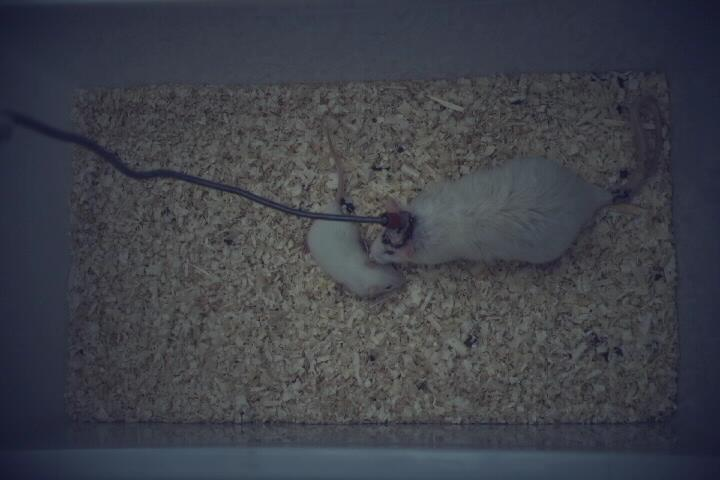
%> input picture Examples/Demo programs/Vision/Video Processing Machine/W_L_Subject 14 07 2017 (social behaviour)/Subject 24 Session 02/720x480.jpg, 720 x 480 px
$ octave reconstruct_02.m   (GNU Octave 9; MATLAB toolbox functions it lacks are replaced by stand-ins)
%> lines starting %> are read from the running program, lines starting %| are printed output that depends on the picture
%
% (c) 2017 Alexei A. Morozov
%
% This Matlab script creates the inverse matrix of
% projective transformation and reconstructs source
% image of given scene.
%
clc;
close('all');
clear('all');
%
InputImage= '720x480.jpg';
%
disp(['Input image: ',InputImage]);
%
% Input data:
%
% input_points
% m-by-2, double matrix containing the x- and y-coordinates
% of defining points in physical space (in meters).
% base_points
% m-by-2, double matrix containing the x- and y-coordinates
% of defining points in the video (in pixels).
%
%      For instance:
%          Point (Col,Row) (pixels)  (X,Y) (meters)
%              1 (64,88)             (0,6.715)
%              2 (211,40)            (11.16,6.70)
%              3 (349,184)           (15.45,1.90)
%              4 (39,187)            (0,0)
%
% input_points= [0,  6.715; 11.16, 6.70; 15.45, 1.90; 0,  0];
% base_points=  [64, 88;    211,   40;   349,   184;  39, 187];
%
input_points= [ 0,  0; 0.56,  0; 0.56, 0.30;  0, 0.30];
base_points= [69.00,82.75;668.75,68.75;679.50,423.00;64.50,422.50];
%
ExpectedMinimalX= -1; % [meters]
ExpectedMaximalX=  1; % [meters]
ExpectedMinimalY= -1; % [meter]
ExpectedMaximalY=  1; % [meters]
%
disp(['Expected minimal X: ',num2str(ExpectedMinimalX),' [m]']);
disp(['Expected maximal X: ',num2str(ExpectedMaximalX),' [m]']);
disp(['Expected minimal Y: ',num2str(ExpectedMinimalY),' [m]']);
disp(['Expected maximal Y: ',num2str(ExpectedMaximalY),' [m]']);
%
disp('X,Y co-ordinates of defining points in meters:');
disp(num2str(input_points,' %0.4f'));
disp('X,Y co-ordinates of defining points in pixels:');
disp(num2str(base_points,' %0.4f'));
%
t_proj= cp2tform(input_points,base_points,'projective');
T= t_proj.tdata.T;
M= t_proj.tdata.Tinv;
%
disp('Projective transformation matrix:');
disp(num2str(T,' %0.4f'));
%
disp('Inverse matrix of projective transformation:');
disp(num2str(M,' %0.4f'));
disp('This matrix is to be used in the demos.');
%
disp('=======================================');
disp('Self-check (1): Image -> Physical space');
disp('=======================================');
%
for n=1:4,
	u= base_points(n,1);
	v= base_points(n,2);
	disp(['Expected: u=',num2str(u),' v=',num2str(v)]);
	x= input_points(n,1);
	y= input_points(n,2);
	Q= T'*[x;y;1];
	Q= Q / Q(3);
	u= Q(1);
	v= Q(2);
	disp(['Obtained: u=',num2str(u),' v=',num2str(v)]);
end;
%
disp('=======================================');
disp('Self-check (2): Physical space -> Image');
disp('=======================================');
%
for n=1:4,
	x= input_points(n,1);
	y= input_points(n,2);
	disp(['Expected: x=',num2str(x),' y=',num2str(y)]);
	u= base_points(n,1);
	v= base_points(n,2);
	Q= M'*[u;v;1];
	Q= Q / Q(3);
	x= Q(1);
	y= Q(2);
	disp(['Obtained: x=',num2str(x),' y=',num2str(y)]);
end;
%
disp('=======================================');
disp('Read and display input image');
disp('=======================================');
%
Iin= imread(InputImage);
%> Iin is the input picture: size 480x720x3 uint8; mean R, G, B 62.7, 65, 72.7
%
Fig= 1001;
figure(Fig);
set(figure(Fig),'Color',[1,1,1]);
set(figure(Fig),'NumberTitle','off');
set(figure(Fig),'name',['Transformed image: ',InputImage]);
%
imshow(Iin);
%
title(	['Transformed image: ',InputImage],...
	'FontName','Arial',...
	'FontSize',18,...
	'FontWeight','bold',...
	'interpreter','none');
set(gca,'FontName','Arial');
set(gca,'FontSize',18);
set(gca,'FontWeight','bold');
%
disp('=======================================');
disp('Reconstruct and display source image');
disp('=======================================');
%
Matrix= im2double(Iin);
[Height,Width,N3]= size(Matrix);
%> Height = 480; Width = 720; N3 = 3
%
W= zeros(Height,Width);
H= zeros(Height,Width);
%
for n=1:Width,
	for m=1:Height;
		Vector1= [n;m;1];
		Vector2= M'*Vector1;
		Vector3= Vector2 / Vector2(3);
		W(m,n)= Vector3(1);
		H(m,n)= Vector3(2);
	end;
end;
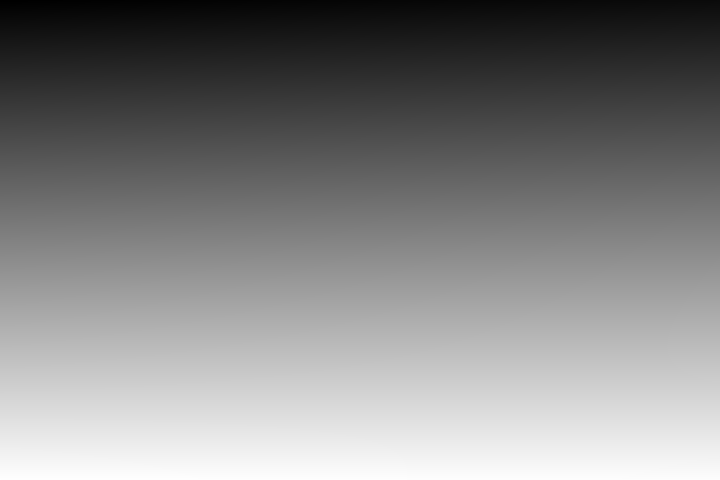
%> H: size 480x720 double; min -0.0763, max 0.35, mean 0.143; drawn with min black and max white
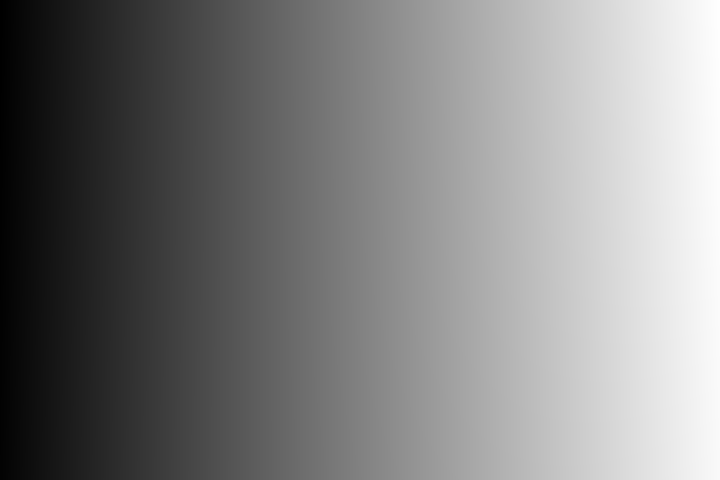
%> W: size 480x720 double; min -0.068, max 0.608, mean 0.274; drawn with min black and max white
%
for n=1:Width,
	for m=1:Height;
		V1= W(m,n);
		V2= H(m,n);
		if V1 < ExpectedMinimalX,
			V1= ExpectedMinimalX;
		end;
		if V1 > ExpectedMaximalX,
			V1= ExpectedMaximalX;
		end;
		if V2 < ExpectedMinimalY,
			V2= ExpectedMinimalY;
		end;
		if V2 > ExpectedMaximalY,
			V2= ExpectedMaximalY;
		end;
		W(m,n)= V1;
		H(m,n)= V2;
	end;
end;
%
MinW= min(min(W));
%> MinW = -0.068
MaxW= max(max(W));
%> MaxW = 0.608
MinH= min(min(H));
%> MinH = -0.0763
MaxH= max(max(H));
%> MaxH = 0.35
%
W= (W - MinW) ./ (MaxW - MinW) * (Width - 1) + 1;
H= (H - MinH) ./ (MaxH - MinH) * (Height - 1) + 1;
%
D= zeros(Height,Width,N3);
%
for n=1:Width,
	for m=1:Height;
		M1= round(H(m,n));
		if M1 < 1 || M1 > Height,
			continue;
		end;
		N1= round(W(m,n));
		if N1 < 1 || N1 > Width,
			continue;
		end;
		D(M1,N1,:)= Matrix(m,n,:);
	end;
end;
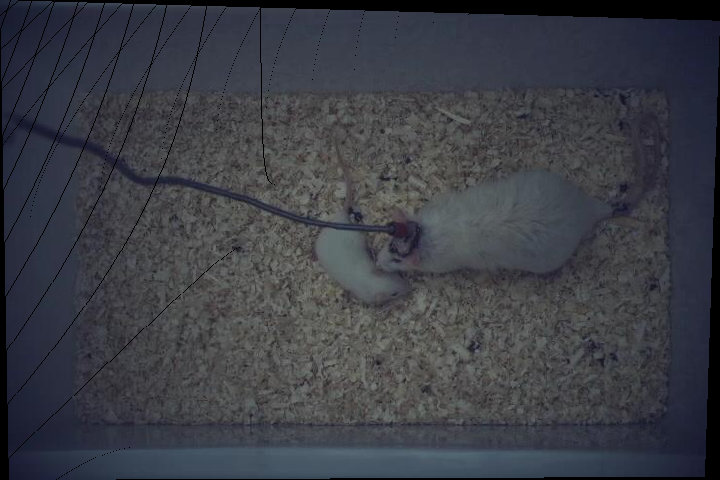
%> D: size 480x720x3 double; mean R, G, B 0.234, 0.242, 0.271
%
output= D;
%
Fig= 1002;
figure(Fig);
set(figure(Fig),'Color',[1,1,1]);
set(figure(Fig),'NumberTitle','off');
set(figure(Fig),'name','Reconstructed image');
%
imshow(output);
%
title(	'Reconstructed image',...
	'FontName','Arial',...
	'FontSize',18,...
	'FontWeight','bold',...
	'interpreter','none');
set(gca,'FontName','Arial');
set(gca,'FontSize',18);
set(gca,'FontWeight','bold');
%
imwrite(output,'reconstructed_02.png','png');
